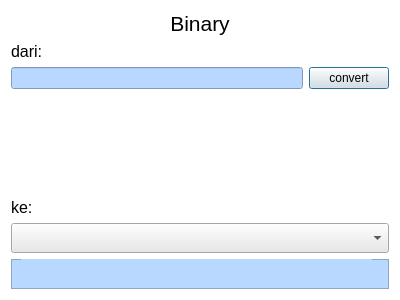
<?xml version="1.0" encoding="UTF-8"?>
<ui version="4.0">
 <class>BinaryWindow</class>
 <widget class="QDialog" name="BinaryWindow">
  <property name="geometry">
   <rect>
    <x>0</x>
    <y>0</y>
    <width>400</width>
    <height>300</height>
   </rect>
  </property>
  <property name="windowTitle">
   <string>Dialog</string>
  </property>
  <property name="styleSheet">
   <string notr="true">background-color: rgb(255, 255, 255);</string>
  </property>
  <layout class="QVBoxLayout" name="verticalLayout">
   <item>
    <widget class="QLabel" name="label">
     <property name="text">
      <string>&lt;!DOCTYPE HTML PUBLIC &quot;-//W3C//DTD HTML 4.0//EN&quot; &quot;http://www.w3.org/TR/REC-html40/strict.dtd&quot;&gt;
&lt;html&gt;&lt;head&gt;&lt;meta name=&quot;qrichtext&quot; content=&quot;1&quot; /&gt;&lt;style type=&quot;text/css&quot;&gt;
p, li { white-space: pre-wrap; }
&lt;/style&gt;&lt;/head&gt;&lt;body style=&quot; font-family:'MS Shell Dlg 2'; font-size:8.25pt; font-weight:400; font-style:normal;&quot;&gt;
&lt;p align=&quot;center&quot; style=&quot; margin-top:0px; margin-bottom:0px; margin-left:0px; margin-right:0px; -qt-block-indent:0; text-indent:0px;&quot;&gt;&lt;span style=&quot; font-size:16pt;&quot;&gt;Binary&lt;/span&gt;&lt;/p&gt;&lt;/body&gt;&lt;/html&gt;</string>
     </property>
    </widget>
   </item>
   <item>
    <widget class="QLabel" name="label_3">
     <property name="text">
      <string>&lt;!DOCTYPE HTML PUBLIC &quot;-//W3C//DTD HTML 4.0//EN&quot; &quot;http://www.w3.org/TR/REC-html40/strict.dtd&quot;&gt;
&lt;html&gt;&lt;head&gt;&lt;meta name=&quot;qrichtext&quot; content=&quot;1&quot; /&gt;&lt;style type=&quot;text/css&quot;&gt;
p, li { white-space: pre-wrap; }
&lt;/style&gt;&lt;/head&gt;&lt;body style=&quot; font-family:'MS Shell Dlg 2'; font-size:8.25pt; font-weight:400; font-style:normal;&quot;&gt;
&lt;p style=&quot; margin-top:0px; margin-bottom:0px; margin-left:0px; margin-right:0px; -qt-block-indent:0; text-indent:0px;&quot;&gt;&lt;span style=&quot; font-size:12pt;&quot;&gt;dari:&lt;/span&gt;&lt;/p&gt;&lt;/body&gt;&lt;/html&gt;</string>
     </property>
    </widget>
   </item>
   <item>
    <layout class="QHBoxLayout" name="horizontalLayout">
     <item>
      <widget class="QLineEdit" name="input_line">
       <property name="styleSheet">
        <string notr="true">border-color: rgb(3, 3, 3);
background-color: rgb(185, 216, 255);</string>
       </property>
      </widget>
     </item>
     <item>
      <widget class="QPushButton" name="convert_Button">
       <property name="sizePolicy">
        <sizepolicy hsizetype="Minimum" vsizetype="Preferred">
         <horstretch>0</horstretch>
         <verstretch>0</verstretch>
        </sizepolicy>
       </property>
       <property name="styleSheet">
        <string notr="true">background-color: rgb(232, 232, 232);</string>
       </property>
       <property name="text">
        <string>convert</string>
       </property>
      </widget>
     </item>
    </layout>
   </item>
   <item>
    <spacer name="verticalSpacer">
     <property name="orientation">
      <enum>Qt::Vertical</enum>
     </property>
     <property name="sizeHint" stdset="0">
      <size>
       <width>20</width>
       <height>40</height>
      </size>
     </property>
    </spacer>
   </item>
   <item>
    <widget class="QLabel" name="label_4">
     <property name="text">
      <string>&lt;!DOCTYPE HTML PUBLIC &quot;-//W3C//DTD HTML 4.0//EN&quot; &quot;http://www.w3.org/TR/REC-html40/strict.dtd&quot;&gt;
&lt;html&gt;&lt;head&gt;&lt;meta name=&quot;qrichtext&quot; content=&quot;1&quot; /&gt;&lt;style type=&quot;text/css&quot;&gt;
p, li { white-space: pre-wrap; }
&lt;/style&gt;&lt;/head&gt;&lt;body style=&quot; font-family:'MS Shell Dlg 2'; font-size:8.25pt; font-weight:400; font-style:normal;&quot;&gt;
&lt;p style=&quot; margin-top:0px; margin-bottom:0px; margin-left:0px; margin-right:0px; -qt-block-indent:0; text-indent:0px;&quot;&gt;&lt;span style=&quot; font-size:12pt;&quot;&gt;ke:&lt;/span&gt;&lt;/p&gt;&lt;/body&gt;&lt;/html&gt;</string>
     </property>
    </widget>
   </item>
   <item>
    <widget class="QComboBox" name="comboBox">
     <property name="minimumSize">
      <size>
       <width>0</width>
       <height>30</height>
      </size>
     </property>
     <property name="styleSheet">
      <string notr="true">background-color: rgb(232, 232, 232);
font: 11pt &quot;MS Shell Dlg 2&quot;;</string>
     </property>
    </widget>
   </item>
   <item>
    <widget class="QFrame" name="frame">
     <property name="minimumSize">
      <size>
       <width>0</width>
       <height>30</height>
      </size>
     </property>
     <property name="styleSheet">
      <string notr="true">border-color: rgb(3, 3, 3);
background-color: rgb(185, 216, 255);</string>
     </property>
     <property name="frameShape">
      <enum>QFrame::StyledPanel</enum>
     </property>
     <property name="frameShadow">
      <enum>QFrame::Raised</enum>
     </property>
     <widget class="QLabel" name="output_lable">
      <property name="geometry">
       <rect>
        <x>10</x>
        <y>0</y>
        <width>351</width>
        <height>21</height>
       </rect>
      </property>
      <property name="text">
       <string/>
      </property>
     </widget>
    </widget>
   </item>
  </layout>
 </widget>
 <resources/>
 <connections/>
</ui>
